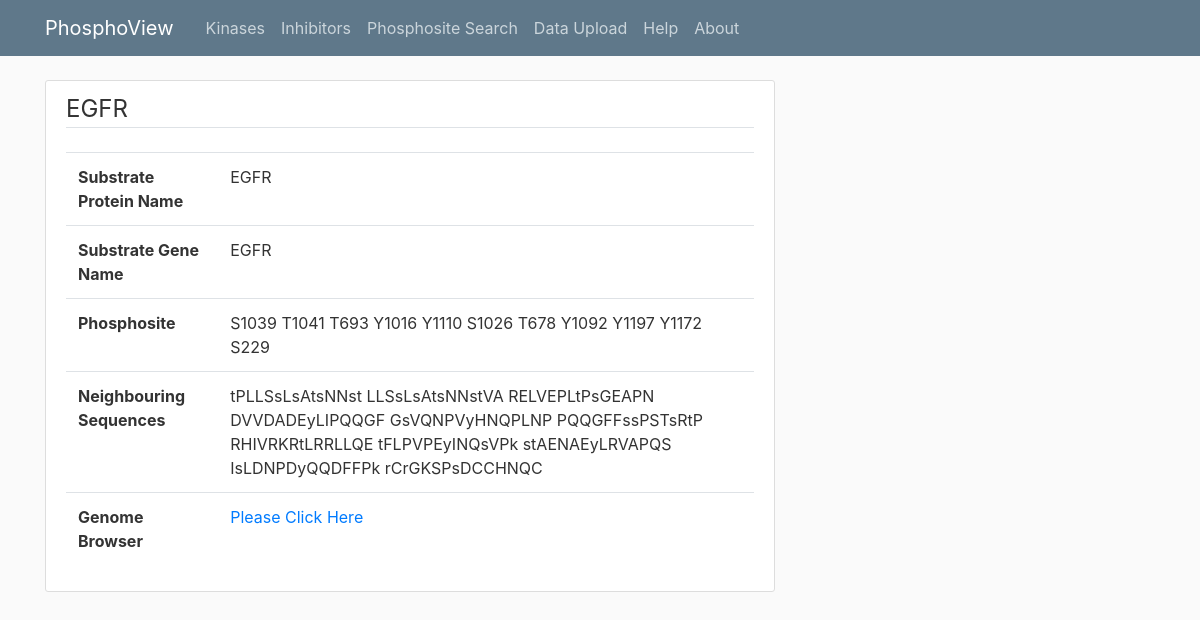
/Phosphosite_result/EGFR, run on the app's committed database.
### Database/kinase_declarative.py (models this page shows)
class SubstrateMeta(Base):
    __tablename__ = 'substrate_meta'
    substrate_id = Column(Integer, primary_key = True)
    substrate_name = Column(String)
    substrate_gene_name = Column(String)
    substrate_uniprot_entry = Column(String)
    substrate_uniprot_number = Column(Integer)
    substrate_url = Column(String)
    def to_dict(self):
        output = {
                "substrate_id": self.substrate_id,
                "substrate_name": self.substrate_name,
                "substrate_gene_name": self.substrate_gene_name,
                "substrate_uniprot_entry": self.substrate_uniprot_entry,
                "substrate_uniprot_number": self.substrate_uniprot_number,
                "phosphosites": [phosphosite.to_dict() for phosphosite in self.phosphosites]
                }
        if self.substrate_url: #if the url is present
            output["substrate_url"] = self.substrate_url
        return output

class PhosphositeMeta(Base):
    __tablename__ = 'phosphosite_meta'
    phosphosite_meta_id = Column(Integer, primary_key=True)
    substrate_meta_id = Column(Integer, ForeignKey('substrate_meta.substrate_id'))
    substrate = relationship("SubstrateMeta", backref=backref('phosphosites', uselist=True))
    phosphosite = Column(String)
    chromosome = Column(Integer)
    karyotype_band = Column(String)
    strand = Column(Integer)
    start_position = Column(Integer)
    end_position = Column(Integer)
    neighbouring_sequences = Column(String)
    kinases = relationship('KinaseGeneMeta', secondary='kinase_phosphosite_relations')
    def to_dict(self):
        output = {
                "phosphosite_meta_id": self.phosphosite_meta_id,
                "substrate_meta_id": self.substrate_meta_id,
                "phosphosite": self.phosphosite,
                "chromosome": self.chromosome,
                "karyotype_band": self.karyotype_band,
                "strand": self.strand,
                "start_position": self.start_position,
                "end_position": self.end_position,
                "neighbouring_sequences": self.neighbouring_sequences,
                "kinases": self.get_kinase_list()
                }
        return output
    def get_kinase_list(self):
        return [kinase.gene_name for kinase in self.kinases]

### app.py (the view)
@app.route("/Phosphosite_result/<substrate_input>")
def results_by_substrate(substrate_input):
    substrate_info = get_substrate_phosphosites_from_substrate(substrate_input)
    return render_template('results_phosphosite.html', substrate_info=substrate_info)

### Database/kinase_functions.py (called while the page is built)
def get_substrate_phosphosites_from_substrate(substrate_input):
    substrate_query = s.query(SubstrateMeta).filter(or_(SubstrateMeta.substrate_gene_name==substrate_input, SubstrateMeta.substrate_name==substrate_input,\
                SubstrateMeta.substrate_uniprot_entry==substrate_input, SubstrateMeta.substrate_uniprot_number==substrate_input)).all()
    if substrate_query == []:
        return {}
    for substrate in substrate_query:
        return substrate.to_dict()

### templates/results_phosphosite.html (shortened to what this page needs)
{% extends "layout.html" %}
{% block content %}
<div class ="content-section">
        <legend class="border-bottom mb-4">{{substrate_info["substrate_name"]}}</legend>
<table class="table table-hover">
      <tr>
        <th scope="row">Substrate Protein Name</th>
        <td>{{substrate_info["substrate_name"]}}</td>
      </tr>
      <th scope="row">Substrate Gene Name</th>
        <td>{{substrate_info["substrate_gene_name"]}}</td>
      <th scope="row">Phosphosite</th>
        <td>{% for dict_item in substrate_info['phosphosites'] %}
                  {{dict_item['phosphosite']}}
                {% endfor %} </td>
   <th scope="row">Neighbouring Sequences</th>
        <td>{% for dict_item in substrate_info['phosphosites'] %}
                  {{dict_item['neighbouring_sequences']}}
                {% endfor %} </td>
     <th scope="row">Genome Browser</th>
        <td><a  target="_blank"
	href='{{substrate_info["substrate_url"]}}'>Please Click Here</a> </td>
    </table>
{% endblock content %}

### templates/layout.html (shortened to what this page needs)
<!DOCTYPE html>
<html>
<head>
    <link rel="stylesheet" href="https://maxcdn.bootstrapcdn.com/bootstrap/4.0.0/css/bootstrap.min.css">
    <link rel="stylesheet" type="text/css" href="{{ url_for('static', filename='main.css') }}">
</head>
<body>
    <header class="site-header">
      <nav class="navbar navbar-expand-md navbar-dark bg-steel fixed-top">
        <div class="container">
          <a class="navbar-brand mr-4" href="/">PhosphoView</a>
          <div class="collapse navbar-collapse" id="navbarToggle">
            <div class="navbar-nav mr-auto">
              <a class="nav-item nav-link" href="/HumanKinases">Kinases</a>
              <a class="nav-item nav-link" href="/Inhibitors">Inhibitors</a>
              <a class="nav-item nav-link" href="/Phosphosite">Phosphosite Search</a>
              <a class="nav-item nav-link" href="/upload">Data Upload</a>
              <a class="nav-item nav-link" href="/help">Help</a>
              <a class="nav-item nav-link" href="/about">About</a>
            </div>
          </div>
        </div>
      </nav>
    </header>
    <main role="main" class="container">
      <div class="row">
        <div class="col-md-8">
          {% block content %}{% endblock %}
        </div>
      </div>
    </main>
</body>
</html>

### static/main.css (style rules this page uses)
body { background: #fafafa; color: #333333; margin-top: 5rem; }
.bg-steel { background-color: #5f788a; }
.site-header .navbar-nav .nav-link { color: #cbd5db; }
.content-section { background: #ffffff; padding: 10px 20px; border: 1px solid #dddddd; border-radius: 3px; margin-bottom: 20px; }

### data on the page
SubstrateMeta: substrate_name "EGFR", substrate_gene_name "EGFR"
PhosphositeMeta: phosphosite "S1039", neighbouring_sequences "tPLLSsLsAtsNNst"
PhosphositeMeta: phosphosite "T1041", neighbouring_sequences "LLSsLsAtsNNstVA"
PhosphositeMeta: phosphosite "T693", neighbouring_sequences "RELVEPLtPsGEAPN"
PhosphositeMeta: phosphosite "Y1016", neighbouring_sequences "DVVDADEyLIPQQGF"
PhosphositeMeta: phosphosite "Y1110", neighbouring_sequences "GsVQNPVyHNQPLNP"
PhosphositeMeta: phosphosite "S1026", neighbouring_sequences "PQQGFFssPSTsRtP"
PhosphositeMeta: phosphosite "T678", neighbouring_sequences "RHIVRKRtLRRLLQE"
PhosphositeMeta: phosphosite "Y1092", neighbouring_sequences "tFLPVPEyINQsVPk"
PhosphositeMeta: phosphosite "Y1197", neighbouring_sequences "stAENAEyLRVAPQS"
PhosphositeMeta: phosphosite "Y1172", neighbouring_sequences "IsLDNPDyQQDFFPk"
PhosphositeMeta: phosphosite "S229", neighbouring_sequences "rCrGKSPsDCCHNQC"
